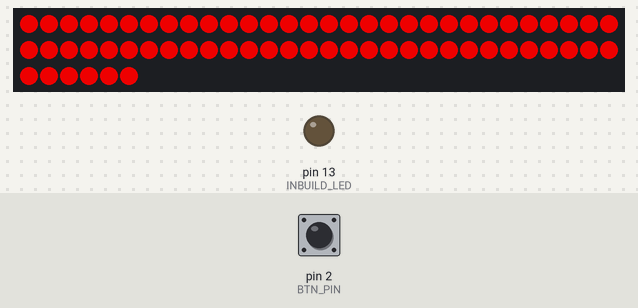
A program run on a simulated Arduino Uno, built with avr-gcc and run on an emulated ATmega328P. Shown: 66 RGB LEDs in strip order, left to right, continuing on the next row, output pins drawn as LEDs (lit = HIGH). Wiring (inferred from the names in the program): WS2812 LEDs: data pin 4. Inputs (shaded band) come from the test bench; at power-on: pin 2 (BTN_PIN) HIGH. Dim RGB values are drawn brighter than linear; random numbers use the default seed unless the program sets one; EEPROM starts erased; pins used as bus, display or sensor lines are not drawn.

Above: at 1.2 s.
1.3 s: pin 2 (BTN_PIN) pulled LOW for 0.15 s
At 1.6 s:
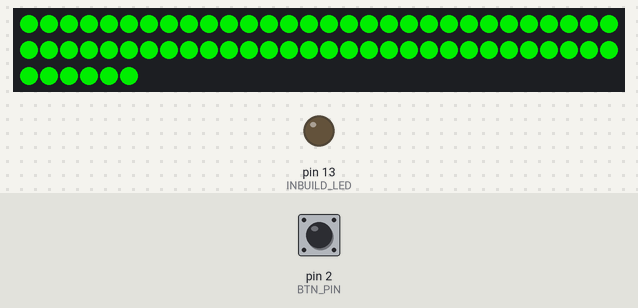
2.9 s: pin 2 (BTN_PIN) pulled LOW for 1 s
At 4.2 s:
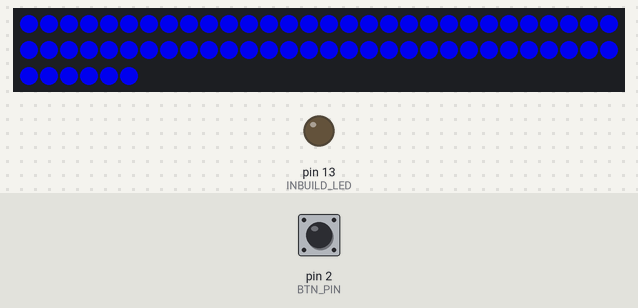
5.4 s: pin 2 (BTN_PIN) pulled LOW for 0.15 s
At 5.58 s:
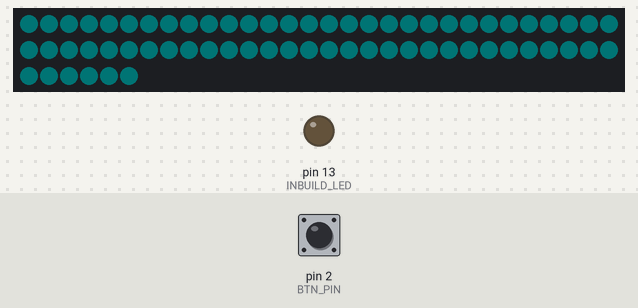
6.1 s: pin 2 (BTN_PIN) pulled LOW for 3.2 s
At 7.5 s:
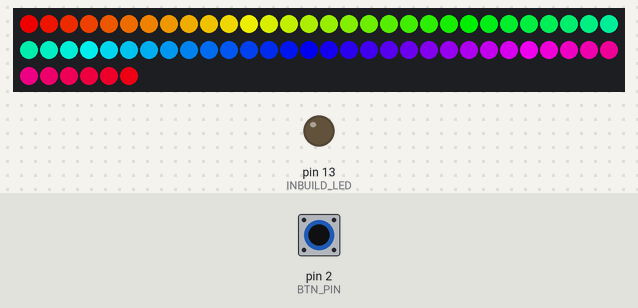
10.8 s: pin 2 (BTN_PIN) pulsed LOW 5 times (0.12 s each, 0.3 s apart)
At 12.7 s:
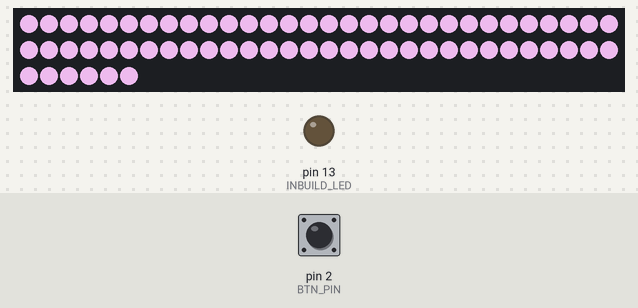
13.8 s: pin 2 (BTN_PIN) pulled LOW for 0.15 s
At 13.99 s:
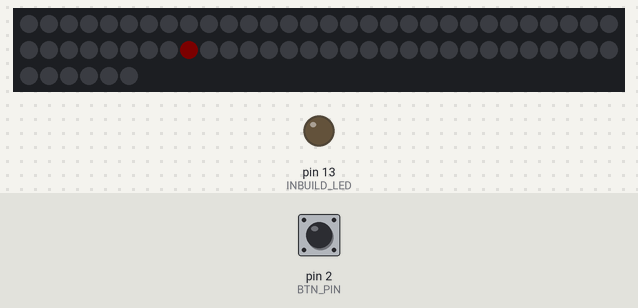
Timing chart, 0 to 15.5 s (numbered marks = the images above; inputs shaded):
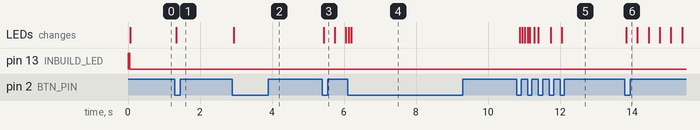

The program:

main.cpp
```cpp
/**
 * @file main.cpp
 * @brief Arduino sketch for controlling a NeoPixel LED strip with various modes.
 * @author DRIFTYY_777
 * @date 2023-10-01
 *
 * This sketch allows you to control a NeoPixel LED strip with different lighting modes.
 * The modes can be changed using a button, and the current mode is saved in EEPROM.
 *
 * WBS2812B LED strip is used in this example.
 *
 * Modes:
 * 0: Red
 * 1: Green
 * 2: Blue
 * 3: Cyan Pulse
 * 4: Static Rainbow
 * 5: ARGB-style Moving Rainbow
 * 6: Rainbow Chase
 * 7: Amber Pulse
 * 8: Purple
 * 9: White
 * 10: Random Fade
 * 11: Off
 *
 *
 * Note this code also works with ATmega328p (Arduino uno) and other boards which support Arduino api.
 * 1: Make sure to install the Adafruit NeoPixel library from the Library Manager.
 * 2: Connect the NeoPixel data pin to the specified DATA_PIN.
 * 3: Connect a button to the specified BTN_PIN.
 * 4: Copy the code into your Arduino IDE.
 * 5: Upload the sketch to your Arduino board.
 *
 *
 *
 */

/*
 * Simulation Link:
 * https://wokwi.com/projects/432899754435850241
 *
 * Project Link:
 * https://github.com/DRIFTYY777/WS2812B-ATmega8A
 *
 */

#include "ws2812b.h"

#include "boards.h"
#include <EEPROM.h>

/* Leds Counts */
#define NUM_LEDS 66 // Number of LEDs in the strip
#define MODE_ADDR 0 // EEPROM address to store mode

// prevent leds burning out because we did not use any resistors and diode
#define BRIGHTNESS 200 // Brightness level (0-255)

// Timing constants
constexpr unsigned long DEBOUNCE_DELAY = 50;
constexpr unsigned long FADE_UPDATE_INTERVAL = 30;
constexpr unsigned long NEW_LED_INTERVAL = 500;

// Mode constants
constexpr uint8_t NUM_MODES = 12;
constexpr uint8_t MAX_FADE_LEDS = 40;
constexpr uint8_t ACTIVE_FADE_LIMIT = 30;

/// @brief The WS2812B object represents the LED strip and provides methods to control it.
/// @param  pin The pin number to which the data line of the LED strip is connected.
/// @param  leds The number of LEDs in the strip.
/// @return An instance of the WS2812B class that can be used to control the LED strip.
WS2812B strip(DATA_PIN, NUM_LEDS);

/*
 *Global LED modes
 *If adding new modes, make sure to update NUM_MODES accordingly
 */
enum LightMode
{
  RED = 0,
  GREEN,
  BLUE,
  CYAN_PULSE,
  STATIC_RAINBOW,
  MOVING_RAINBOW,
  RAINBOW_CHASE,
  AMBER,
  PURPLE,
  WHITE,
  RANDOM_FADE,
  OFF
};

// Fade LED structure
struct FadeLED
{
  uint8_t index;
  uint8_t brightness;
  int8_t direction;
  bool active;

  void reset()
  {
    brightness = 0;
    direction = 1;
    active = false;
  }
};

// Global state
struct SystemState
{
  uint8_t mode = 0;
  unsigned long lastDebounceTime = 0;
  uint16_t rainbowOffset = 0;

  unsigned long lastFadeUpdate = 0;

  // Random fade state
  FadeLED fadeLeds[MAX_FADE_LEDS];
  int activeFadeLeds = 0;
  unsigned long lastNewLedTime = 0;
} state;

// Utility functions
inline uint8_t sineFade(const float progress)
{
  return static_cast<uint8_t>(127.5f * (1.0f + sin(progress * PI * 2.0f - PI / 2.0f)));
}

inline uint32_t createColor(uint8_t r, uint8_t g, uint8_t b)
{
  //  return Adafruit_NeoPixel::Color(r, g, b);
  return WS2812B::Color(r, g, b);
}

void clearStrip()
{
  strip.clear();
}

void updateStrip()
{
  strip.show();
}

/// @brief Blinks the inbuilt LED to indicate a mode change.
void blinkInbuiltLED()
{
  digitalWrite(INBUILD_LED, 1);
  delay(50);
  digitalWrite(INBUILD_LED, 0);
}

///@brief Handles the transitionFade between two colors.
void transitionFade(const uint32_t colorFrom, const uint32_t colorTo,
                    const uint8_t steps, const uint16_t delayMs)
{
  const float stepSize = 1.0f / steps;

  for (uint8_t i = 0; i <= steps; i++)
  {
    const float t = i * stepSize;
    const float invT = 1.0f - t;

    const uint8_t r = invT * ((colorFrom >> 16) & 0xFF) + t * ((colorTo >> 16) & 0xFF);
    const uint8_t g = invT * ((colorFrom >> 8) & 0xFF) + t * ((colorTo >> 8) & 0xFF);
    const uint8_t b = invT * (colorFrom & 0xFF) + t * (colorTo & 0xFF);

    strip.fill(createColor(r, g, b));
    updateStrip();
    delay(delayMs);
  }
}

/// @brief Handles the random fade effect.
void randomFadeAmber(const unsigned long now)
{
  // Add new LEDs
  if (state.activeFadeLeds < ACTIVE_FADE_LIMIT &&
      now - state.lastNewLedTime > NEW_LED_INTERVAL)
  {
    for (int i = 0; i < MAX_FADE_LEDS; i++)
    {
      if (!state.fadeLeds[i].active)
      {
        state.fadeLeds[i].index = random(NUM_LEDS);
        state.fadeLeds[i].brightness = 0;
        state.fadeLeds[i].direction = 1;
        state.fadeLeds[i].active = true;
        state.activeFadeLeds++;
        state.lastNewLedTime = now;
        break;
      }
    }
  }

  // Update LEDs
  if (now - state.lastFadeUpdate > FADE_UPDATE_INTERVAL)
  {
    clearStrip();

    for (int i = 0; i < MAX_FADE_LEDS; i++)
    {
      if (state.fadeLeds[i].active)
      {
        state.fadeLeds[i].brightness += state.fadeLeds[i].direction * 5;

        if (state.fadeLeds[i].brightness >= 255)
        {
          state.fadeLeds[i].brightness = 255;
          state.fadeLeds[i].direction = -1;
        }
        else if (state.fadeLeds[i].brightness <= 0)
        {
          state.fadeLeds[i].brightness = 0;
          state.fadeLeds[i].active = false;
          state.activeFadeLeds--;
        }

        if (state.fadeLeds[i].active)
        {
          const uint8_t brightness = state.fadeLeds[i].brightness;
          strip.setPixelColor(state.fadeLeds[i].index,
                              createColor(brightness, brightness / 5, 0));
        }
      }
    }
    state.lastFadeUpdate = now;
    updateStrip(); // Add this line to actually display the changes
  }
}

///@brief Mode handlers
void handleStaticColor(uint32_t color)
{
  strip.fill(color);
  strip.setBrightness(BRIGHTNESS);
  updateStrip();
}

// Handle cyan pulse effect
void handleCyanPulse()
{
  static uint8_t brightness = 0;
  static int8_t fadeDirection = 1;
  static unsigned long lastPulseUpdate = 0;

  if (millis() - lastPulseUpdate >= 5)
  {
    lastPulseUpdate = millis();
    brightness += fadeDirection;

    if (brightness == BRIGHTNESS || brightness == 0)
    {
      fadeDirection *= -1;
    }

    strip.fill(createColor(0, 255, 255));
    strip.setBrightness(brightness);
    updateStrip();
  }
}

///@brief Amber pulse creator
void handleAmberPulse()
{
  static uint8_t brightness = 0;
  static int8_t fadeDirection = 1;
  static unsigned long lastPulseUpdate = 0;

  if (millis() - lastPulseUpdate >= 5)
  {
    lastPulseUpdate = millis();
    brightness += fadeDirection;

    if (brightness == BRIGHTNESS || brightness == 0)
    {
      fadeDirection *= -1;
    }

    // Amber color: RGB(255, 165, 0)
    strip.fill(createColor(255, 165, 0));
    strip.setBrightness(brightness);
    updateStrip();
  }
}

///@brief Static rainbow effect
void handleStaticRainbow()
{
  for (int i = 0; i < NUM_LEDS; i++)
  {
    //  strip.setPixelColor(i, Adafruit_NeoPixel::ColorHSV(i * 65536L / NUM_LEDS));
    strip.setPixelColor(i, WS2812B::ColorHSV(i * 65536L / NUM_LEDS));
  }
  strip.setBrightness(BRIGHTNESS);
  updateStrip();
}

///@brief Moving rainbow effect
void handleMovingRainbow()
{
  for (int i = 0; i < NUM_LEDS; i++)
  {
    const uint16_t color = (i * 65536L / NUM_LEDS + state.rainbowOffset) % 65536;
    // strip.setPixelColor(i, Adafruit_NeoPixel::ColorHSV(color));
    strip.setPixelColor(i, WS2812B::ColorHSV(color));
  }
  state.rainbowOffset += 256;
  strip.setBrightness(BRIGHTNESS);
  updateStrip();
}

///@brief Rainbow chase effect
void handleRainbowChase()
{
  for (int i = 0; i < NUM_LEDS; i++)
  {
    const uint16_t hue = ((static_cast<uint32_t>(i) * 1000UL) + state.rainbowOffset) % 65536;
    // strip.setPixelColor(i, Adafruit_NeoPixel::ColorHSV(hue));
    strip.setPixelColor(i, WS2812B::ColorHSV(hue));
  }
  state.rainbowOffset += 1000;
  strip.setBrightness(BRIGHTNESS);
  updateStrip();
}

///@brief Handle off mode
void handleOffMode()
{
  clearStrip();
  strip.setBrightness(0);
  updateStrip();
}

/// #handel modes with button and IR remote
void handleModel()
{
  switch (static_cast<LightMode>(state.mode))
  {
  case RED:
    handleStaticColor(createColor(255, 0, 0));
    break; // Red color
  case GREEN:
    handleStaticColor(createColor(0, 255, 0));
    break; // Green color
  case BLUE:
    handleStaticColor(createColor(0, 0, 255));
    break; // Blue color
  case CYAN_PULSE:
    handleCyanPulse();
    break; // Cyan pulse effect
  case STATIC_RAINBOW:
    handleStaticRainbow();
    delay(50);
    break; // Static rainbow effect
  case MOVING_RAINBOW:
    handleMovingRainbow();
    delay(50);
    break; // Moving rainbow effect
  case RAINBOW_CHASE:
    handleRainbowChase();
    delay(100);
    break; // Rainbow chase effect
  case AMBER:
    handleAmberPulse();
    break; // Amber color
  case PURPLE:
    handleStaticColor(createColor(128, 0, 128));
    break; // Purple color
  case WHITE:
    handleStaticColor(createColor(255, 200, 255));
    break; // White color
  case RANDOM_FADE:
    randomFadeAmber(millis());
    break; // Sleep mode with sub-modes
  case OFF:
    handleOffMode();
    break; // Off mode
  }
}

///@brief Handle button press (called from main loop)
void handleButton()
{
  state.mode = (state.mode + 1) % NUM_MODES;
  EEPROM.write(MODE_ADDR, state.mode);
  blinkInbuiltLED();
}

///@brief Button interrupt
void buttonISR()
{
  static unsigned long lastInterruptTime = 0;
  unsigned long interruptTime = millis();

  // Software debouncing in ISR
  if (interruptTime - lastInterruptTime > DEBOUNCE_DELAY)
  {
    handleButton(); // Call handleButton function when interrupt is triggered
  }
  lastInterruptTime = interruptTime;
}

void setup()
{
  randomSeed(analogRead(0)); // Seed randomness
  pinMode(BTN_PIN, INPUT_PULLUP);
  pinMode(INBUILD_LED, OUTPUT);
  digitalWrite(INBUILD_LED, LOW); // Turn off inbuilt LED

  // Configure button interrupt (falling edge = button press)
#if defined(ESP8266) || defined(ESP32)
  attachInterrupt(digitalPinToInterrupt(BTN_PIN), buttonISR, FALLING);
#else
  // For AVR microcontrollers
  attachInterrupt(digitalPinToInterrupt(BTN_PIN), buttonISR, FALLING);
#endif

// check if its ESP family
#if defined(ESP8266) || defined(ESP32)
  EEPROM.begin(MCU_EEPROM_SIZE);
#else
  EEPROM.begin(); //
#endif

  blinkInbuiltLED(); // Indicate setup start

  state.mode = EEPROM.read(MODE_ADDR);
  if (state.mode >= NUM_MODES)
  {
    state.mode = 0; // Sanity check
  }

  strip.begin();
  strip.setBrightness(BRIGHTNESS);
  strip.show();
}

void loop()
{
  // Handle the current mode
  handleModel();
  // Add a small delay to avoid overwhelming the CPU
  delay(10);
}

// End of the loop function
```

boards.h
```cpp
#if !defined(BOARDS_H)
#define BOARDS_H

// #define DEBUG_MODE

// MCU Detection and Configuration
#if defined(__AVR_ATmega8__) // ATmega8 and ATmega8A is the same
#define MCU_NAME "ATmega8"
#define MCU_FLASH_SIZE 8192
#define MCU_EEPROM_SIZE 512

#ifdef DEBUG_MODE
#define DATA_PIN 2
#define BTN_PIN 3
#define INBUILD_LED 9
#else

#define DATA_PIN A2       // ARGB pin  (PA2)
#define BTN_PIN 2         // Button pin on INT0 (PD2) - Changed for interrupt support
#define INBUILD_LED 9     // Inbuilt LED pin (PB1)
#define IR_RECEIVE_PIN 10 // IR receive pin (PB2)
#endif

#elif defined(__AVR_ATmega48__) // ATmega8A
#define MCU_NAME "ATmega48"
#define MCU_FLASH_SIZE 4096
#define MCU_EEPROM_SIZE 256
#define DATA_PIN 4     // ARGB pin  (PB2) - Changed to avoid conflict
#define BTN_PIN 2      // Button pin on INT0 (PD2) - interrupt capable
#define INBUILD_LED 13 // Inbuilt LED pin (PB5)

#elif defined(__AVR_ATmega88__)
#define MCU_NAME "ATmega88"
#define MCU_FLASH_SIZE 8192
#define MCU_EEPROM_SIZE 512
#define DATA_PIN 4     // ARGB pin (PB2) - Changed to avoid conflict
#define BTN_PIN 2      // Button pin on INT0 (PD2) - interrupt capable
#define INBUILD_LED 13 // Inbuilt LED pin (PB5)

#elif defined(__AVR_ATmega168__) // ATmega168
#define MCU_NAME "ATmega168"
#define MCU_FLASH_SIZE 16384
#define MCU_EEPROM_SIZE 512
#define DATA_PIN 4        // ARGB pin (PB2) - Changed to avoid conflict
#define BTN_PIN 2         // Button pin on INT0 (PD2) - interrupt capable
#define INBUILD_LED 13    // Inbuilt LED pin (PB5)
#define IR_RECEIVE_PIN 10 // IR receive pin (PB2)

#elif defined(__AVR_ATmega328P__) // ATmega328P (Arduino Uno, Nano)
#define MCU_NAME "ATmega328P"
#define MCU_FLASH_SIZE 32768
#define MCU_EEPROM_SIZE 1024
#define DATA_PIN 4              // ARGB pin (PB2) - Changed to avoid conflict
#define BTN_PIN 2               // Button pin on INT0 (PD2) - interrupt capable
#define INBUILD_LED LED_BUILTIN // Inbuilt LED pin (PB5)
#define IR_RECEIVE_PIN 10       // IR receive pin (PB2)

// attiny85
#elif defined(__AVR_ATtiny85__) // ATtiny85
#define MCU_NAME "ATtiny85"
#define MCU_FLASH_SIZE 8192
#define MCU_EEPROM_SIZE 512
#define DATA_PIN 0       // ARGB pin  (PB0)
#define BTN_PIN 1        // Button pin on board (PB1)
#define INBUILD_LED 2    // Inbuilt LED pin (PB2)
#define IR_RECEIVE_PIN 5 // IR receive pin (PB5)

// ESP8266
#elif defined(ESP8266)   // ESP8266
#define MCU_NAME "ESP8266"
#define MCU_FLASH_SIZE 1048576  // 1MB
#define MCU_EEPROM_SIZE 4096    // 4KB
#define DATA_PIN 4              // ARGB pin (GPIO4)
#define BTN_PIN 0               // Button pin on board (GPIO0)
#define INBUILD_LED LED_BUILTIN // Inbuilt LED pin (GPIO2)
#define IR_RECEIVE_PIN 5        // IR receive pin (GPIO5) // Note: using Hardware I2C pin

// ESP32
#elif defined(ESP32)            // ESP32
#define MCU_NAME "ESP32"
#define MCU_FLASH_SIZE 4194304 // 4MB
#define MCU_EEPROM_SIZE 4096   // 4KB
#define DATA_PIN 4             // ARGB pin (GPIO4)
#define BTN_PIN 0              // Button pin on board (GPIO0)
#define INBUILD_LED 2          // Inbuilt LED pin (GPIO2)
#define IR_RECEIVE_PIN 5       // IR receive pin (GPIO5)  Note: using Hardware SPI pin

#else
#error "Unsupported MCU. Please define the correct MCU."
#endif

#endif // BOARDS_H
```

Measured:
- after the input at 1.3 s, the LEDs: change at once (image 1)
- after the input at 2.9 s, the LEDs: change at once (image 2)
- after the input at 5.4 s, the LEDs: change at once (image 3)
- after the input at 10.8 s, the LEDs: first change after 0.09 s (image 5 shows a later state)
- after the input at 13.8 s, the LEDs: change at once (image 6)
